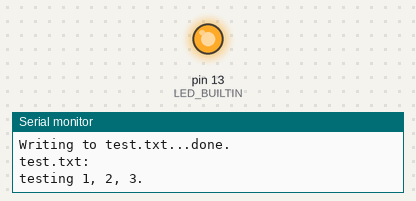
A sketch run on a simulated Arduino Uno, built for the host (arithmetic inside an expression is 32-bit, double 64-bit). Shown: output pins drawn as LEDs (lit = HIGH), the last lines printed to the serial monitor. WiFi joins after 1.5 s; servers stay silent unless stated; storage starts empty; pins used as bus, display or sensor lines are not drawn.

Above: at 2.1 s.
At 5.6 s:
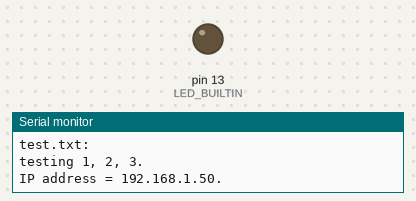
Timing chart, 0 to 10.7 s (numbered marks = the images above):
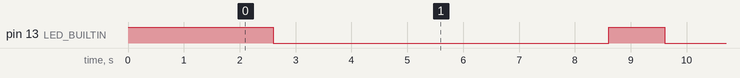

Measured:
- by itself, pin 13 (LED_BUILTIN): alternates HIGH for 1.0 s and LOW for 6.0 s

The sketch:

ketches-for-MEGA-2560-ETH-R3-with-ATmega2560-W5500-Example-1.ino
```cpp
/*
  Initialize code for MEGA ETH, Ethernet module W5500
 */
#include <SPI.h>
#include<Ethernet.h>
#include <SD.h>
#define SS     10    //W5500 CS
#define RST    7    //W5500 RST For mega RST 11
#define CS  4     //SD CS pin
// Enter a MAC address for your controller below.
// Newer Ethernet shields have a MAC address printed on a sticker on the shield
#if defined(WIZ550io_WITH_MACADDRESS) // Use assigned MAC address of WIZ550io
;
#else
byte mac[] = {0xDE, 0xAD, 0xBE, 0xEF, 0xFE, 0xED};
#endif

// Initialize the Ethernet client library
// with the IP address and port of the server
// that you want to connect to (port 80 is default for HTTP):
EthernetClient client;
File myFile;

boolean state=true;
void setup()
{
    pinMode(LED_BUILTIN, OUTPUT);
    digitalWrite(LED_BUILTIN, HIGH);
  pinMode(SS, OUTPUT);
  pinMode(RST, OUTPUT);
  pinMode(CS, OUTPUT);
  digitalWrite(SS, LOW);
  digitalWrite(CS, HIGH);

  /* If you want to control Reset function of W5500 Ethernet controller */
  digitalWrite(RST,HIGH);

    // Open serial communications and wait for port to open:
  Serial.begin(9600);
  Serial.println("Start!");
  // this check is only needed on the Leonardo:
   while (!Serial) {
     ; // wait for serial port to connect. Needed for Leonardo only
   }

  // start the Ethernet connection:
  #if defined(WIZ550io_WITH_MACADDRESS) // Use assigned MAC address of WIZ550io
    if (Ethernet.begin() == 0) {
  #else
    if (Ethernet.begin(mac) == 0) {
  #endif
    Serial.println("Failed to configure Ethernet using DHCP");
    // no point in carrying on, so do nothing forevermore:
    for (;;)
      ;
  }
  // print your local IP address:
  Serial.print("My IP address: ");
  for (byte thisByte = 0; thisByte < 4; thisByte++) {
    // print the value of each byte of the IP address:
    Serial.print(Ethernet.localIP()[thisByte], DEC);
    Serial.print(".");
  }
  Serial.println();
  digitalWrite(SS, HIGH);
  digitalWrite(CS,LOW);
  delay(10);
  if (!SD.begin(CS))
  {
    Serial.println("No SD card!");
    return;
  }

  // open the file. note that only one file can be open at a time,
  // so you have to close this one before opening another.
  myFile = SD.open("test.txt", FILE_WRITE);

  // if the file opened okay, write to it:
  if (myFile) {
    Serial.print("Writing to test.txt...");
    myFile.println("testing 1, 2, 3.");
    // close the file:
    myFile.close();
    Serial.println("done.");
  } else {
    // if the file didn't open, print an error:
    Serial.println("error opening test.txt");
  }

  // re-open the file for reading:
  myFile = SD.open("test.txt");
  if (myFile) {
    Serial.println("test.txt:");

    // read from the file until there's nothing else in it:
    while (myFile.available()) {
      Serial.write(myFile.read());
    }
    // close the file:
    myFile.close();
  } else {
    // if the file didn't open, print an error:
    Serial.println("error opening test.txt");
  }
  SD.remove("test.txt");
  delay(50);

}

void loop()
{
  digitalWrite(LED_BUILTIN, HIGH);   // turn the LED on (HIGH is the voltage level)
  delay(1000);                       // wait for a second
  digitalWrite(LED_BUILTIN, LOW);    // turn the LED off by making the voltage LOW
  delay(1000);
    Serial.print("IP address = ");
  for (byte thisByte = 0; thisByte < 4; thisByte++) {
    // print the value of each byte of the IP address:
    Serial.print(Ethernet.localIP()[thisByte], DEC);
    Serial.print(".");

  }
  Serial.println();
  Serial.println();
  delay(5000);
}
```
